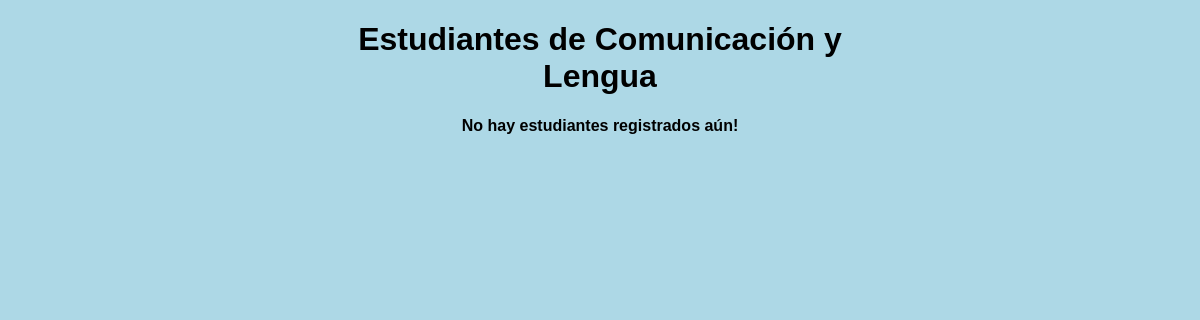
The app's page /estudiantes_notas/1479, older data.
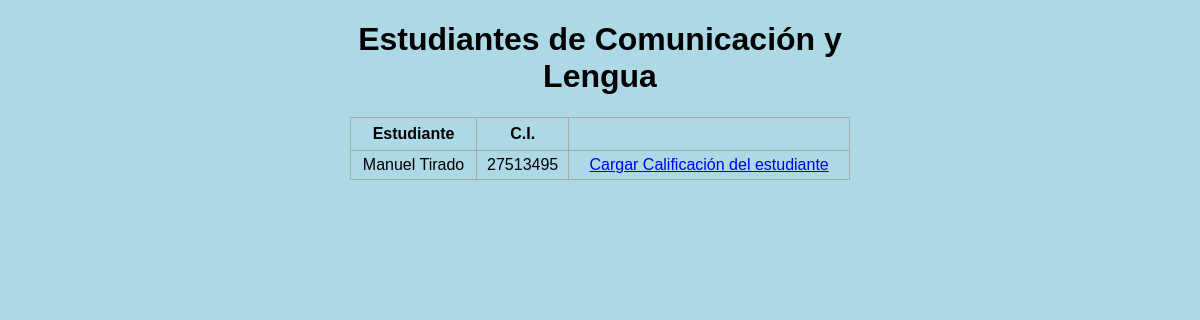
The same page, newer data.
### inscripcion.py (models this page shows, shortened)
class Estudiante(db.Model):
    cod_estudiante = db.Column(db.Integer, primary_key=True, autoincrement=True)
    nombre = db.Column(db.String(200), nullable=False)
    cedula = db.Column(db.Integer)
    nacimiento = db.Column(db.DateTime)
    telefono = db.Column(db.Integer)
    correo = db.Column(db.String(200), nullable=False)
    fecha_inscripcion = db.Column(db.DateTime, default=datetime.utcnow)
    direccion = db.Column(db.String(200), nullable=False)
    forma_ingreso = db.Column(db.String(200), nullable=False)

### inscripcion.py (the view)
@app.route('/estudiantes_notas/<int:id>', methods=['GET', 'POST'])
def listar_estudiantes_notas(id):
    asignatura = Asignatura.query.get_or_404(id)
    cursando = Cursando.query.filter_by(cod_asig=asignatura.cod_asig).all()
    codigos_estudiantes = [cursando.cod_estudiante for cursando in cursando]
    estudiantes = Estudiante.query.filter(Estudiante.cod_estudiante.in_(codigos_estudiantes)).all()
    if request.method == 'POST':
        pass
    else:
        return render_template('estudiantes_notas.html', estudiantes=estudiantes, asignatura = asignatura)

### templates/estudiantes_notas.html (shortened to what this page needs)
{% extends 'base.html' %}
{% block body %}
<div class="content">
    <h1 style="text-align: center">Estudiantes de {{asignatura.nombre}}</h1>
    {% if estudiantes|length < 1 %}
    <h4 style="text-align: center">No hay estudiantes registrados aún!</h4>
    {% else %}
    <table>
        <tr>
            <th>Estudiante</th>
            <th>C.I.</th>
        </tr>
        {% for estudiante in estudiantes %}
        <tr>
            <td>{{ estudiante.nombre }}</td>
            <td>{{ estudiante.cedula }}</td>
            <td>
                <a href="/carga_notas/{{estudiante.cod_estudiante}}/{{asignatura.cod_asig}}">Cargar Calificación del estudiante</a>
            </td>
        </tr>
        {% endfor %}
    </table>
    {% endif %}
</div>
{% endblock %}

Row changes from the older to the newer data that the page shows:
now on this page (row edited): Estudiante: nombre "Manuel Tirado", cedula "27513495"
Text that changed along with them:
text no longer shown: "No hay estudiantes registrados aún!"
text now shown: "Estudiante C.I."
